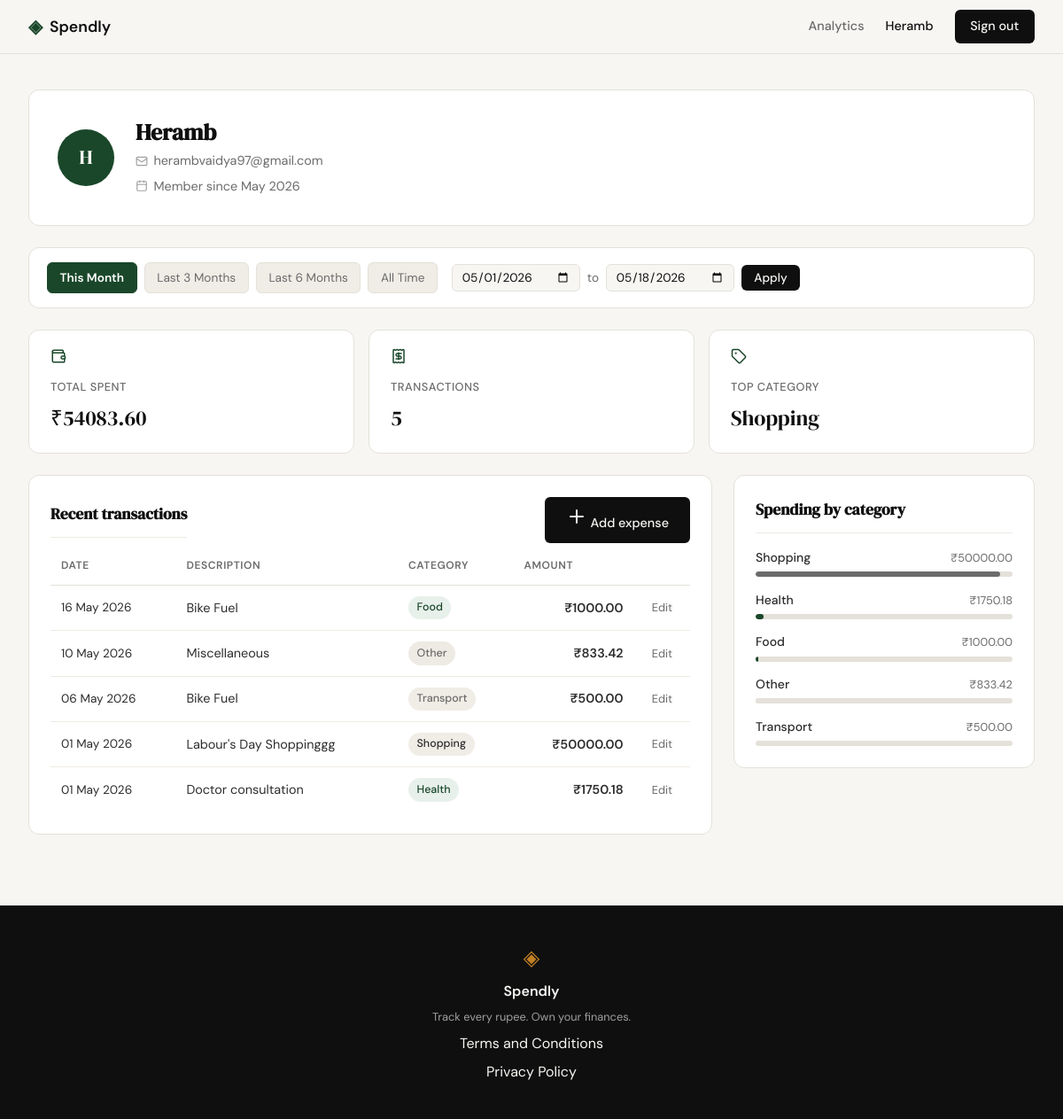
/profile?date_from=2026-05-01&date_to=2026-05-18 (signed in), run on the app's committed database.
### tables this page shows
CREATE TABLE users (
            id            INTEGER PRIMARY KEY AUTOINCREMENT,
            name          TEXT    NOT NULL,
            email         TEXT    UNIQUE NOT NULL,
            password_hash TEXT    NOT NULL,
            created_at    TEXT    DEFAULT (datetime('now'))
        );

CREATE TABLE expenses (
            id          INTEGER PRIMARY KEY AUTOINCREMENT,
            user_id     INTEGER NOT NULL,
            amount      REAL    NOT NULL,
            category    TEXT    NOT NULL,
            date        TEXT    NOT NULL,
            description TEXT,
            created_at  TEXT    DEFAULT (datetime('now')),
            FOREIGN KEY (user_id) REFERENCES users(id)
        );

### app.py (the view)
@app.route("/profile")
def profile():
    if not session.get("user_id"):
        return redirect(url_for("login"))
    date_from = _parse_date(request.args.get("date_from", ""))
    date_to = _parse_date(request.args.get("date_to", ""))
    if date_from and date_to and date_from > date_to:
        flash("Start date must be before end date.", "warning")
        date_from = date_to = None
    today = date.today()
    today_str = today.isoformat()
    preset_starts = {
        "this_month":    _month_start(today, 0).isoformat(),
        "last_3_months": _month_start(today, 3).isoformat(),
        "last_6_months": _month_start(today, 6).isoformat(),
    }
    active_preset = "all_time"
    if date_from and date_to:
        for key, start_iso in preset_starts.items():
            if date_from.isoformat() == start_iso and date_to.isoformat() == today_str:
                active_preset = key
                break
        else:
            active_preset = "custom"
    date_from_iso = date_from.isoformat() if date_from else None
    date_to_iso = date_to.isoformat() if date_to else None
    user_id = session["user_id"]
    user = get_user_by_id(user_id)
    stats = get_summary_stats(user_id, date_from=date_from_iso, date_to=date_to_iso)
    transactions = get_recent_transactions(user_id, date_from=date_from_iso, date_to=date_to_iso)
    categories = get_category_breakdown(user_id, date_from=date_from_iso, date_to=date_to_iso)
    return render_template(
        "profile.html",
        user=user, stats=stats, transactions=transactions, categories=categories,
        date_from=date_from_iso or "",
        date_to=date_to_iso or "",
        active_preset=active_preset,
        preset_starts=preset_starts,
        today_str=today_str,
    )

### app.py (called while the page is built)
def _parse_date(val):
    try:
        return datetime.strptime(val, "%Y-%m-%d").date() if val else None
    except ValueError:
        return None

def _month_start(today, months_back):
    m, y = today.month - months_back, today.year
    while m <= 0:
        m += 12
        y -= 1
    return date(y, m, 1)

### database/db.py (called while the page is built)
def get_db():
    conn = sqlite3.connect(DB_PATH)
    conn.row_factory = sqlite3.Row
    conn.execute("PRAGMA foreign_keys = ON")
    return conn

### database/queries.py (called while the page is built)
def _date_filter(date_from, date_to):
    if date_from and date_to:
        return " AND date BETWEEN ? AND ?", (date_from, date_to)
    return "", ()

def get_user_by_id(user_id):
    conn = get_db()
    row = conn.execute(
        "SELECT name, email, created_at FROM users WHERE id = ?", (user_id,)
    ).fetchone()
    conn.close()
    if row is None:
        return None
    raw = row["created_at"]   # "YYYY-MM-DD HH:MM:SS"
    member_since = f"{MONTH_NAMES[int(raw[5:7])]} {raw[0:4]}"
    initials = "".join(w[0].upper() for w in row["name"].split() if w)[:2]
    return {"name": row["name"], "email": row["email"],
            "initials": initials, "member_since": member_since}

def get_summary_stats(user_id, date_from=None, date_to=None):
    conn = get_db()
    date_clause, date_params = _date_filter(date_from, date_to)
    agg = conn.execute(
        "SELECT COALESCE(SUM(amount), 0) AS total, COUNT(*) AS cnt "
        "FROM expenses WHERE user_id = ?" + date_clause,
        (user_id,) + date_params
    ).fetchone()
    top = conn.execute(
        "SELECT category FROM expenses WHERE user_id = ?" + date_clause +
        " GROUP BY category ORDER BY SUM(amount) DESC LIMIT 1",
        (user_id,) + date_params
    ).fetchone()
    conn.close()
    return {
        "total_spent":       f"₹{agg['total']:.2f}",
        "transaction_count": agg["cnt"],
        "top_category":      top["category"] if top else "—",
    }

### templates/profile.html (shortened to what this page needs)
{% extends "base.html" %}
{% block content %}
<div class="profile-page">
    <div class="profile-hero">
        <div class="profile-avatar">{{ user.initials }}</div>
        <div class="profile-hero-info">
            <h1 class="profile-name">{{ user.name }}</h1>
            <div class="profile-meta">
                <i data-lucide="mail"></i>
                <span>{{ user.email }}</span>
            </div>
            <div class="profile-meta">
                <i data-lucide="calendar"></i>
                <span>Member since {{ user.member_since }}</span>
            </div>
        </div>
    </div>
    <div class="filter-bar">
        <div class="filter-presets">
            <a href="{{ url_for('profile', date_from=preset_starts.this_month, date_to=today_str) }}"
               class="filter-btn{% if active_preset == 'this_month' %} filter-btn--active{% endif %}">This Month</a>
            <a href="{{ url_for('profile', date_from=preset_starts.last_3_months, date_to=today_str) }}"
               class="filter-btn{% if active_preset == 'last_3_months' %} filter-btn--active{% endif %}">Last 3 Months</a>
            <a href="{{ url_for('profile', date_from=preset_starts.last_6_months, date_to=today_str) }}"
               class="filter-btn{% if active_preset == 'last_6_months' %} filter-btn--active{% endif %}">Last 6 Months</a>
            <a href="{{ url_for('profile') }}"
               class="filter-btn{% if active_preset == 'all_time' %} filter-btn--active{% endif %}">All Time</a>
        </div>
        <form class="filter-custom" method="GET" action="{{ url_for('profile') }}">
            <input class="form-input filter-date" type="date" name="date_from" value="{{ date_from }}">
            <span class="filter-sep">to</span>
            <input class="form-input filter-date" type="date" name="date_to" value="{{ date_to }}">
            <button class="btn-primary filter-apply" type="submit">Apply</button>
        </form>
    </div>
    <div class="profile-stats">
        <div class="profile-stat-card">
            <div class="profile-stat-icon"><i data-lucide="wallet"></i></div>
            <span class="profile-stat-label">Total spent</span>
            <span class="profile-stat-value">{{ stats.total_spent }}</span>
        </div>
        <div class="profile-stat-card">
            <div class="profile-stat-icon"><i data-lucide="receipt"></i></div>
            <span class="profile-stat-label">Transactions</span>
            <span class="profile-stat-value">{{ stats.transaction_count }}</span>
        </div>
        <div class="profile-stat-card">
            <div class="profile-stat-icon"><i data-lucide="tag"></i></div>
            <span class="profile-stat-label">Top category</span>
            <span class="profile-stat-value">{{ stats.top_category }}</span>
        </div>
    </div>
    <div class="profile-grid">
        <div class="profile-section">
            <div class="profile-section-header">
                <h2 class="profile-section-title">Recent transactions</h2>
                <a href="{{ url_for('add_expense') }}" class="btn-primary">
                    <i data-lucide="plus"></i> Add expense
                </a>
            </div>
            <div class="profile-table-wrap">
                <table class="profile-table">
                    <thead>
                        <tr>
                            <th>Date</th>
                            <th>Description</th>
                            <th>Category</th>
                            <th class="amount-cell">Amount</th>
                            <th class="tx-actions"></th>
                        </tr>
                    </thead>
                    <tbody>
                        {% for tx in transactions %}
                        <tr>
                            <td class="tx-date">{{ tx.date }}</td>
                            <td>{{ tx.description }}</td>
                            <td>
                                <span class="cat-badge cat-badge--{{ tx.category | lower }}">
                                    {{ tx.category }}
                                </span>
                            </td>
                            <td class="amount-cell">{{ tx.amount }}</td>
                            <td class="tx-actions">
                                <a href="{{ url_for('edit_expense', id=tx.id) }}" class="tx-action-link">Edit</a>
                            </td>
                        </tr>
                        {% endfor %}
                    </tbody>
                </table>
            </div>
        </div>
        <div class="profile-section">
            <h2 class="profile-section-title">Spending by category</h2>
            <div class="profile-breakdown">
                {% for cat in categories %}
                <div class="cat-breakdown-row">
                    <div class="cat-row-header">
                        <span class="cat-name">{{ cat.name }}</span>
                        <span class="cat-total">{{ cat.total }}</span>
                    </div>
                    <div class="cat-bar-track">
                        <div class="cat-bar-fill cat-fill--{{ cat.name | lower }}"
                             style="width: {{ cat.pct }}%"></div>
                    </div>
                </div>
                {% endfor %}
            </div>
        </div>
    </div>
</div>
{% endblock %}

### templates/base.html (shortened to what this page needs)
<!DOCTYPE html>
<html lang="en">
<head>
    <link rel="stylesheet" href="{{ url_for('static', filename='css/style.css') }}">
</head>
<body>
    <nav class="navbar">
        <div class="nav-inner">
            <a href="{{ url_for('landing') }}" class="nav-brand">
                <span class="brand-icon">◈</span>
                <span class="brand-name">Spendly</span>
            </a>
            <div class="nav-links">
                {% if session.get('user_id') %}
                    <a href="{{ url_for('analytics') }}" class="{{ 'nav-active' if request.endpoint == 'analytics' else '' }}">Analytics</a>
                    <span>{{ session['user_name'] }}</span>
                    <a href="{{ url_for('logout') }}" class="nav-cta">Sign out</a>
                {% else %}
                    <a href="{{ url_for('login') }}">Sign in</a>
                    <a href="{{ url_for('register') }}" class="nav-cta">Get started</a>
                {% endif %}
            </div>
        </div>
    </nav>
    <main class="main-content">
        {% block content %}{% endblock %}
    </main>
    <footer class="footer">
        <div class="footer-inner">
            <span class="brand-icon">◈</span>
            <span class="footer-name">Spendly</span>
            <p class="footer-copy">Track every rupee. Own your finances.</p>
            <a href="{{ url_for('terms') }}">Terms and Conditions</a>
            <a href="{{ url_for('privacy') }}">Privacy Policy</a>
        </div>
    </footer>
</body>
</html>

### data on the page
users: user_name "Heramb", name "Heramb", email "herambvaidya97@gmail.com"
expenses: top_category "Shopping", date "01 May 2026", description "Labour's Day Shoppinggg", category "Shopping", amount "₹50000.00"
expenses: date "16 May 2026", description "Bike Fuel", category "Food", amount "₹1000.00"
expenses: date "10 May 2026", description "Miscellaneous", category "Other", amount "₹833.42"
expenses: date "06 May 2026", description "Bike Fuel", category "Transport", amount "₹500.00"
expenses: date "01 May 2026", description "Doctor consultation", category "Health", amount "₹1750.18"

### other printed values
{{ user.initials }} "H"
{{ user.member_since }} "May 2026"
{{ stats.total_spent }} "₹54083.60"
{{ stats.transaction_count }} "5"
{{ cat.name }} "Shopping" "Health" "Food" "Other" "Transport"
{{ cat.total }} "₹50000.00" "₹1750.18" "₹1000.00" "₹833.42" "₹500.00"
